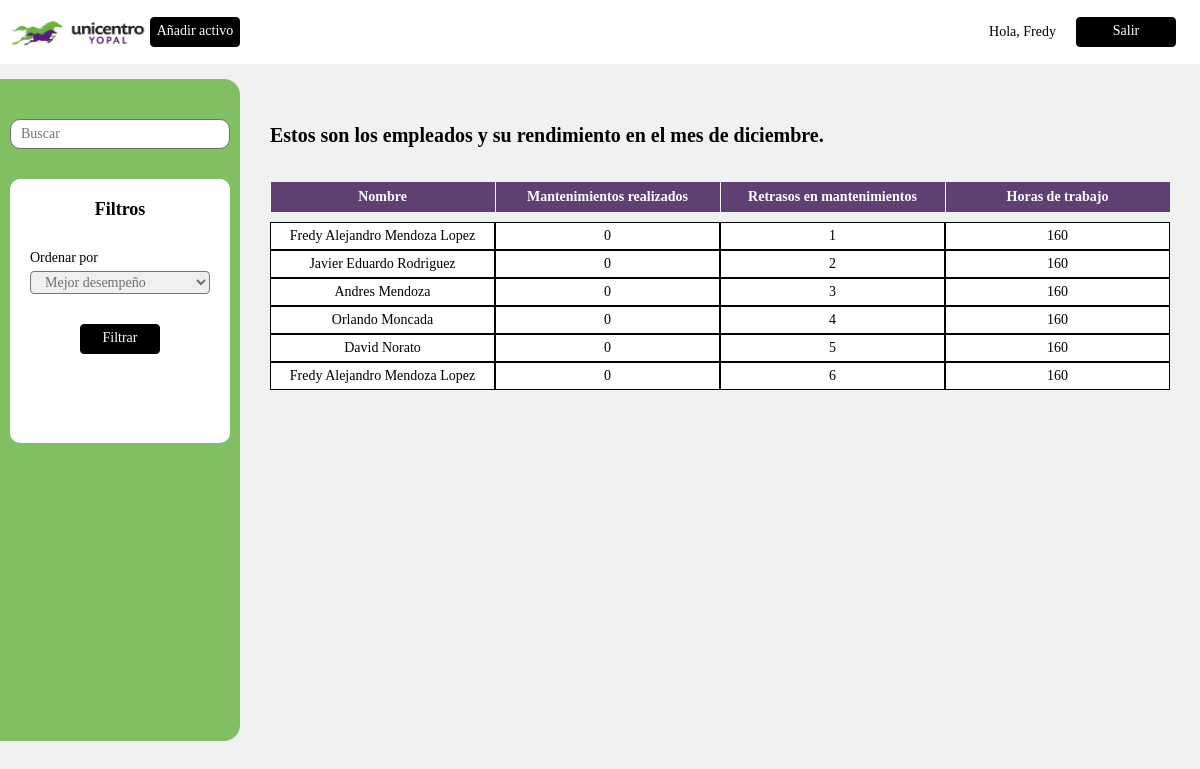
The page /rendimiento.php (signed in) on the database its author committed.
### tables this page shows
CREATE TABLE `tecnicos` (
  `IDTecnico` int(11) NOT NULL,
  `nombreTecnico` varchar(50) NOT NULL,
  `correoTecnico` varchar(100) NOT NULL,
  `pwdTecnico` varchar(250) NOT NULL,
  `permisos` bit(1) NOT NULL

);

### includes/rendimiento.inc.php (the view, shortened to what this page needs)
<?php
$inc = include("includes/dbh.inc.php");
if($inc){
    $consulta = "SELECT IDTecnico, nombreTecnico FROM TECNICOS";
    $result = mysqli_query($conn, $consulta);
    if($result){
        while($row = $result->fetch_array()){
            $IDTecnico = $row['IDTecnico'];
            $consultaLlenar ="SELECT activos.nombreActivo, activos.descripcionActivo, activos_tecnicos.FechaUltMantenimiento, activos_tecnicos.retraso FROM activos_tecnicos INNER JOIN activos ON activos_tecnicos.IDActivo = activos.IDActivo INNER JOIN tecnicos ON activos_tecnicos.IDTecnico = tecnicos.IDTecnico WHERE activos_tecnicos.IDTecnico=".$IDTecnico;
            $resultado = mysqli_query($conn, $consultaLlenar);
            $cantidad = $resultado->num_rows;
            $nombre = $row['nombreTecnico'];
            ?>
                <button class="mantenimientos__fecha btn_drop mantenimientos__p"><p class=""><?php echo $nombre ?></p></button>
                <p class="mantenimientos__p"><?php echo $cantidad?></p>
                <p class="mantenimientos__p"><?php echo $IDTecnico?></p>
                <p class="mantenimientos__p">160</p>
            <?php
            }
        }
    }
?>

### css/rendimiento.css (style rules this page uses)
* { font-size: 14px; font-family: Calibri; box-sizing: border-box; padding: 0; margin: 0; }
body { background-color: #F1F1F1; }
.mantenimientos__fecha { grid-column: 1/2; height: auto; }
.mantenimientos__p { padding: 5px; height: auto; background-color: #fff; display: flex; justify-content: center; align-items: center; border: 1px solid #000; }
.btn_drop { border: 1px solid #000; height: auto; }

### rows shown on the page
tecnicos: nombreTecnico "Fredy Alejandro Mendoza Lopez", cantidad "0", IDTecnico "1"
tecnicos: nombreTecnico "Javier Eduardo Rodriguez", cantidad "0", IDTecnico "2"
tecnicos: nombreTecnico "Andres Mendoza", cantidad "0", IDTecnico "3"
tecnicos: nombreTecnico "Orlando Moncada", cantidad "0", IDTecnico "4"
tecnicos: nombreTecnico "David Norato", cantidad "0", IDTecnico "5"
tecnicos: nombreTecnico "Fredy Alejandro Mendoza Lopez", cantidad "0", IDTecnico "6"

### other values the page prints
$_SESSION["primerNombre"] "Fredy"
